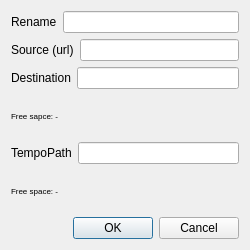
<?xml version="1.0" encoding="UTF-8"?>
<ui version="4.0">
 <class>MIBloader</class>
 <widget class="QDialog" name="MIBloader">
  <property name="geometry">
   <rect>
    <x>0</x>
    <y>0</y>
    <width>250</width>
    <height>250</height>
   </rect>
  </property>
  <property name="windowTitle">
   <string>Dialog</string>
  </property>
  <layout class="QVBoxLayout" name="verticalLayout_3">
   <item>
    <layout class="QHBoxLayout" name="horizontalLayout">
     <item>
      <widget class="QLabel" name="LB_rename">
       <property name="text">
        <string>Rename</string>
       </property>
      </widget>
     </item>
     <item>
      <widget class="QLineEdit" name="lineEdit_rename"/>
     </item>
    </layout>
   </item>
   <item>
    <layout class="QHBoxLayout" name="horizontalLayout_2">
     <item>
      <widget class="QLabel" name="LB_source">
       <property name="text">
        <string>Source (url)</string>
       </property>
      </widget>
     </item>
     <item>
      <widget class="QLineEdit" name="LE_source"/>
     </item>
    </layout>
   </item>
   <item>
    <layout class="QVBoxLayout" name="verticalLayout">
     <item>
      <layout class="QHBoxLayout" name="horizontalLayout_3">
       <item>
        <widget class="QLabel" name="LB_destination">
         <property name="text">
          <string>Destination</string>
         </property>
        </widget>
       </item>
       <item>
        <widget class="QLineEdit" name="LE_destination"/>
       </item>
      </layout>
     </item>
     <item>
      <widget class="QLabel" name="LB_usbfreespace">
       <property name="font">
        <font>
         <pointsize>6</pointsize>
        </font>
       </property>
       <property name="text">
        <string>Free sapce: -</string>
       </property>
      </widget>
     </item>
    </layout>
   </item>
   <item>
    <layout class="QVBoxLayout" name="verticalLayout_2">
     <item>
      <layout class="QHBoxLayout" name="horizontalLayout_4">
       <item>
        <widget class="QLabel" name="LB_tempopath">
         <property name="text">
          <string>TempoPath</string>
         </property>
        </widget>
       </item>
       <item>
        <widget class="QLineEdit" name="LE_TempoPath"/>
       </item>
      </layout>
     </item>
     <item>
      <widget class="QLabel" name="LB_TampoPathSpace">
       <property name="font">
        <font>
         <pointsize>6</pointsize>
        </font>
       </property>
       <property name="text">
        <string>Free space: -</string>
       </property>
      </widget>
     </item>
    </layout>
   </item>
   <item>
    <widget class="QDialogButtonBox" name="buttonBox">
     <property name="orientation">
      <enum>Qt::Horizontal</enum>
     </property>
     <property name="standardButtons">
      <set>QDialogButtonBox::Cancel|QDialogButtonBox::Ok</set>
     </property>
    </widget>
   </item>
  </layout>
 </widget>
 <resources/>
 <connections>
  <connection>
   <sender>buttonBox</sender>
   <signal>accepted()</signal>
   <receiver>MIBloader</receiver>
   <slot>accept()</slot>
   <hints>
    <hint type="sourcelabel">
     <x>248</x>
     <y>254</y>
    </hint>
    <hint type="destinationlabel">
     <x>157</x>
     <y>274</y>
    </hint>
   </hints>
  </connection>
  <connection>
   <sender>buttonBox</sender>
   <signal>rejected()</signal>
   <receiver>MIBloader</receiver>
   <slot>reject()</slot>
   <hints>
    <hint type="sourcelabel">
     <x>316</x>
     <y>260</y>
    </hint>
    <hint type="destinationlabel">
     <x>286</x>
     <y>274</y>
    </hint>
   </hints>
  </connection>
 </connections>
</ui>
